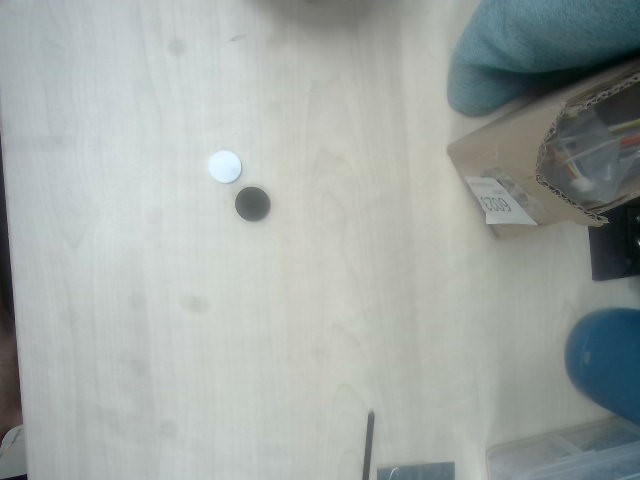
#> input picture 4.jpg, 640 x 480 px, given in place of the camera
$ python 'chess (2).py'
#> lines starting #> are read from the running program, lines starting #| are printed output that depends on the picture; after the words box and inside, x2 and y2 are one past the last pixel; in counts of white or black regions, pixels touching at a corner belong together
import cv2
import numpy as np

# 定义棋子颜色的 HSV 范围
white_D = np.array([15, 20, 183])
white_U = np.array([180, 55, 222])
black_D = np.array([0, 0, 0])
black_U = np.array([180, 255, 92])

# 定义绿色背景的 HSV 范围
green_D = np.array([110, 40, 40])
green_U = np.array([85, 255, 255])


def get_grid_coordinates():
    """ 返回九宫格的坐标位置 """
    grid_coordinates = []
    square_size = 90 // 3
    for row in range(3):
        for col in range(3):
            top_left = (col * square_size, row * square_size)
            bottom_right = ((col + 1) * square_size, (row + 1) * square_size)
            grid_coordinates.append((top_left, bottom_right))
    return grid_coordinates


def detect_chess_pieces(hsv_img, grid_coordinates, image, matrix):
    """ 检测棋子颜色并判断出哪个格子中有棋子 """
    for i, (top_left, bottom_right) in enumerate(grid_coordinates):
        grid_section = hsv_img[top_left[1]:bottom_right[1], top_left[0]:bottom_right[0]]

        # 创建黑色、白色和绿色的掩码
        mask_black = cv2.inRange(grid_section, black_D, black_U)
        mask_white = cv2.inRange(grid_section, white_D, white_U)
        mask_green = cv2.inRange(grid_section, green_D, green_U)

        # 计算黑色、白色和绿色的像素数
        black_pixels = cv2.countNonZero(mask_black)
        white_pixels = cv2.countNonZero(mask_white)
        green_pixels = cv2.countNonZero(mask_green)

        # 判断格子是否是绿色背景
        if green_pixels / (grid_section.size // 3) > (black_pixels + white_pixels) * 0.8:  # 设定绿色像素的阈值
            print(f"格子 {i + 1} 是空的")
        else:
            if black_pixels > white_pixels and black_pixels > 100:
                print(f"格子 {i + 1} 有一个黑色棋子")
                # 识别黑色棋子中心
                moments = cv2.moments(mask_black)
                if moments['m00'] > 0:
                    center_x = int(moments['m10'] / moments['m00']) + top_left[0]
                    center_y = int(moments['m01'] / moments['m00']) + top_left[1]
                    cv2.circle(image, (center_x, center_y), 10, (0, 0, 255), -1)
                    #print(f"黑色棋子位置: ({center_x}, {center_y})")
            elif white_pixels > black_pixels and white_pixels > 100:
                print(f"格子 {i + 1} 有一个白色棋子")
                # 识别白色棋子中心
                moments = cv2.moments(mask_white)
                if moments['m00'] > 0:
                    center_x = int(moments['m10'] / moments['m00']) + top_left[0]
                    center_y = int(moments['m01'] / moments['m00']) + top_left[1]
                    cv2.circle(image, (center_x, center_y), 10, (0, 255, 0), -1)
                    #print(f"白色棋子位置: ({center_x}, {center_y})")
            else:
                print(f"格子 {i + 1} 是空的")

        # 计算每个格子的中心点
        center_x_grid = (top_left[0] + bottom_right[0]) // 2
        center_y_grid = (top_left[1] + bottom_right[1]) // 2

        # 使用逆变换将中心点从变换后图像映射回原始图像
        center_point_warped = np.array([[center_x_grid, center_y_grid]], dtype='float32')
        center_point_warped = np.array([center_point_warped])
        try:
            center_point_original = cv2.perspectiveTransform(center_point_warped, np.linalg.inv(matrix))
            center_x_original = int(center_point_original[0][0][0])
            center_y_original = int(center_point_original[0][0][1])

            # 在原始图像上标注格子的编号
            text = f"{i + 1}"
            cv2.putText(image, text, (center_x_original - 10, center_y_original + 10), cv2.FONT_HERSHEY_SIMPLEX, 0.6,
                        (255, 0, 0), 2)

            # 打印格子编号和中心坐标
            print(f"格子 {i + 1}: 中心坐标 ({center_x_original}, {center_y_original})")
        except cv2.error as e:
            print(f"Error in perspective transform: {e}")


def correct_rotation_and_transform(pts):
    """ 根据点的顺序校正棋盘并进行透视变换 """
    # 使用最小面积矩形包络找到可能的棋盘四个顶点
    rect = cv2.minAreaRect(pts)
    box = cv2.boxPoints(rect)
    box = np.array(box, dtype=np.float32)  # 将 box 转换为浮点数数组

    # 对点进行排序以形成左上、右上、右下、左下的顺序
    box = sorted(box, key=lambda x: (x[0], x[1]))

    # 将左上和右上点按y排序，左下和右下点按y排序
    if box[0][1] > box[1][1]:
        box[0], box[1] = box[1], box[0]
    if box[2][1] < box[3][1]:
        box[2], box[3] = box[3], box[2]

    # 确保顶点顺序为左上、右上、右下、左下
    pts1 = np.float32([box[0], box[1], box[2], box[3]])
    pts2 = np.float32([[0, 0], [90, 0], [90, 90], [0, 90]])

    matrix = cv2.getPerspectiveTransform(pts1, pts2)

    # 检查矩阵是否奇异
    if np.linalg.matrix_rank(matrix) < 3:
        print("检测到奇异矩阵，无法计算透视变换")
        return None

    return matrix


def process_frame(frame):
    """ 处理每一帧以检测棋盘和棋子 """
    # 转换为灰度图像并进行边缘检测
    gray = cv2.cvtColor(frame, cv2.COLOR_BGR2GRAY)
    # 使用高斯模糊来减少噪声影响
    blurred = cv2.GaussianBlur(gray, (5, 5), 0)
    edges = cv2.Canny(blurred, 30, 40)

    # 检测轮廓并找到面积最大的轮廓，假设是棋盘
    contours, _ = cv2.findContours(edges, cv2.RETR_TREE, cv2.CHAIN_APPROX_SIMPLE)
    contours = sorted(contours, key=cv2.contourArea, reverse=True)
    if len(contours) > 0:
        for contour in contours:
            # 计算轮廓的周长并进行多边形逼近
            epsilon = 0.02 * cv2.arcLength(contour, True)
            approx = cv2.approxPolyDP(contour, epsilon, True)

            if len(approx) == 4:
                # 获取棋盘的顶点，并进行透视变换
                matrix = correct_rotation_and_transform(approx.reshape(4, 2))

                if matrix is None:
                    print("透视变换矩阵无效，跳过处理")
                    continue

                warped = cv2.warpPerspective(frame, matrix, (90, 90))

                # 转换为 HSV 图像
                hsv_warped = cv2.cvtColor(warped, cv2.COLOR_BGR2HSV)

                # 获取九宫格的坐标位置
                grid_coordinates = get_grid_coordinates()

                # 检测棋子
                detect_chess_pieces(hsv_warped, grid_coordinates, frame, matrix)

                # 显示棋盘图像
                cv2.imshow('Warped Chessboard', warped)
                cv2.waitKey(1)
                break
            else:
                print("无法找到棋盘")
    else:
        print("无法找到轮廓")


# [51 lines left out: function find_chess_out, not called in this run]


def detect_chess_find(frame1, frame2):
    """
    检测棋子并返回其颜色和坐标。

    参数:
        frame (numpy.ndarray): 输入的图像帧，通常是一个BGR图像。

    返回:
        list: 棋子的颜色和坐标列表，每个棋子用一个字典表示，包含 'color' 和 'coordinate' 键。
    """

    # 检测圆形
    circles = cv2.HoughCircles(frame2, cv2.HOUGH_GRADIENT, dp=1.0, minDist=25,
                               param1=50, param2=30, minRadius=10, maxRadius=22)

    circle_info = []

    if circles is not None:
        circles = np.round(circles[0, :]).astype("int")
        for (x, y, r) in circles:
            # 绘制圆和中心点
            cv2.circle(frame1, (x, y), r, (0, 255, 0), 4)
            cv2.circle(frame1, (x, y), 2, (0, 0, 255), 3)

            height, width, channels = frame1.shape
            # 扩大一点点区域来检查颜色
            offset = 5  # 偏移量
            x_min = max(0, x - offset)
            y_min = max(0, y - offset)
            x_max = min(width, x + offset)
            y_max = min(height, y + offset)

            # 检查区域的像素颜色
            region = frame1[y_min:y_max, x_min:x_max]
            mean_color = np.mean(cv2.cvtColor(region, cv2.COLOR_BGR2GRAY))

            # 判断黑白色
            color = "white" if mean_color > 127 else "black"

            # 保存颜色和坐标
            circle_info.append({'color': color, 'coordinate': (x, y)})

            # 显示结果（可选）
            cv2.putText(frame1, f"{color}", (x - 10, y - r - 10),
                        cv2.FONT_HERSHEY_SIMPLEX, 0.6, (255, 0, 0), 2)
            print(color, int(x), int(y))
            chess_color_sit(color, x, y)


def chess_color_sit(color, x, y):
    chess_color = color
    chess_x = x
    chess_y = y
    return chess_color,chess_x,chess_y


def main():
    capture = cv2.VideoCapture(1)  # 开启相机

    while True:
        ret, frame = capture.read()
#> frame is the input picture: shape (480, 640, 3); mean B, G, R 165, 168.3, 161.4
        if not ret:
            break

        circle_image = frame.copy()

        gray = cv2.cvtColor(circle_image, cv2.COLOR_BGR2GRAY)
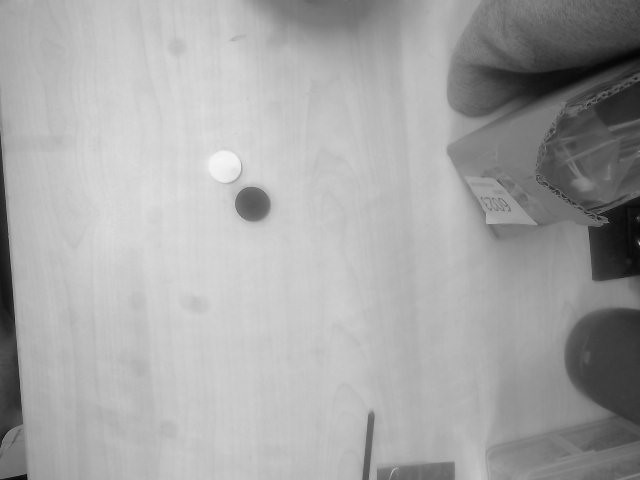
#> gray: shape (480, 640); min 3, max 247, mean 165.9

        detect_chess_find(circle_image, gray)
#> in detect_chess_find, `circles = cv2.HoughCircles(frame2, cv2.HOUGH_GRADIENT, dp=1.0, minDist..`: circles = [[252.5, 204.5, 18], [223.5, 167.5, 16.9]]
#> in detect_chess_find, `circles = np.round(circles[0, :]).astype("int")`: circles = [[252, 204, 18], [224, 168, 17]]
#> the loop in detect_chess_find, `for (x, y, r) in circles:` made 2 passes
#> (x, y, r, height, width, channels, offset, x_min) on passes 1 to 2: (252, 204, 18, 480, 640, 3, 5, 247), (224, 168, 17, 480, 640, 3, 5, 219)
#| black 252 204
#| white 224 168
#> after the loop in detect_chess_find, `for (x, y, r) in circles:`: circle_info = 2 items
        # 应用边缘检测
        edges = cv2.Canny(gray, 50, 150)
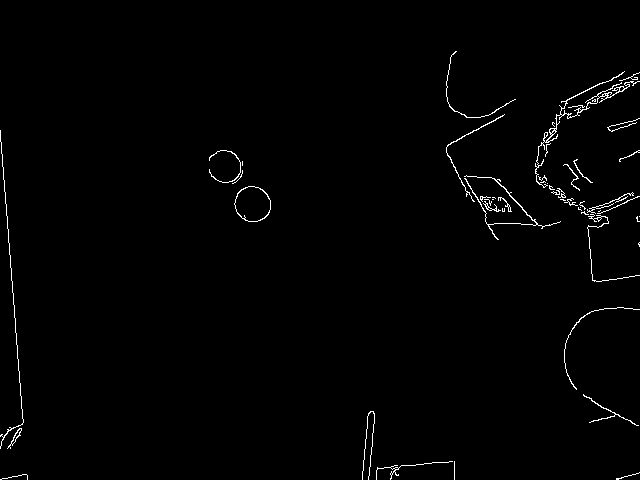
#> edges: shape (480, 640); 1.1% white in thin lines or dots, all inside (x1, y1, x2, y2) = (0, 51, 640, 480)

        # 找到轮廓
        contours, _ = cv2.findContours(edges, cv2.RETR_EXTERNAL, cv2.CHAIN_APPROX_SIMPLE)
#> contours = 50 contours, 39 with area under 20; largest, box (x1, y1, x2, y2) and area: (234, 186, 271, 222) 988, (535, 71, 640, 188) 202, (464, 175, 561, 240) 74, (7, 428, 22, 449) 56, (446, 114, 505, 202) 46

        # 如果找到轮廓
        if contours:
            # 假设最大轮廓是棋盘
            rect = max(contours, key=cv2.contourArea)
#> rect = contour of 52 points, box (x1, y1, x2, y2) (234, 186, 271, 222), area 988

            # 找到最小旋转矩形
            rot_rect = cv2.minAreaRect(rect)
#> rot_rect = ((252, 203.5), (35, 36), -90)
            box = cv2.boxPoints(rot_rect)
#> box = [[270, 221], [234, 221], [234, 186], [270, 186]]
            box = np.intp(box)

            # 绘制最小旋转矩形
            output_image = frame.copy()
            cv2.drawContours(output_image, [box], 0, (0, 255, 0), 2)
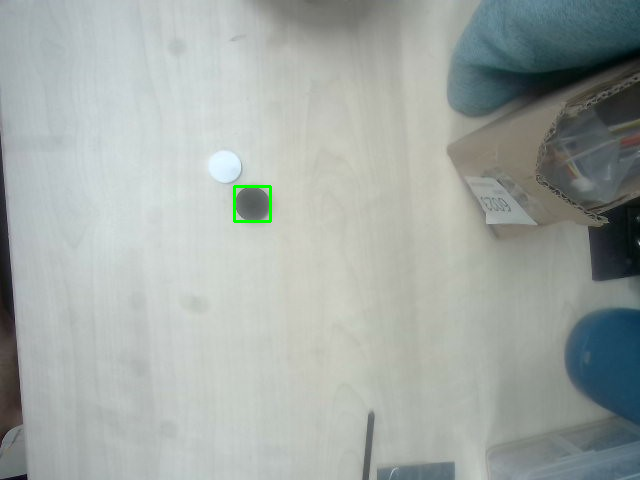
#> output_image: shape (480, 640, 3); 0.14% of pixels changed, all inside (x1, y1, x2, y2) = (233, 185, 272, 223)

            # 将最小旋转矩形分割成3x3网格
            rows = 3
            cols = 3
            width = int(rot_rect[1][0])
#> width = 35
            height = int(rot_rect[1][1])
#> height = 36
            cell_width = width // cols
#> cell_width = 11
            cell_height = height // rows
#> cell_height = 12

            # 获取旋转矩形的中心和角度
            center = tuple(map(int, rot_rect[0]))
#> center = (252, 203)
            angle = rot_rect[2]
#> angle = -90

            # 修正角度
            if angle < -45:
                angle += 90
#> angle = 0

            # 获取旋转矩形的仿射变换矩阵
            rotation_matrix = cv2.getRotationMatrix2D(center, angle, 1.0)
#> rotation_matrix = [[1, 0, 0], [0, 1, 0]]

            # 旋转图像
            rotated_image = cv2.warpAffine(circle_image, rotation_matrix, (frame.shape[1], frame.shape[0]),
                                           flags=cv2.INTER_CUBIC)

            # 获取旋转矩形的包围矩形
            box = np.intp(box)
            x, y, w, h = cv2.boundingRect(box)
#> x = 234; y = 186; w = 37; h = 36

            # 确保裁剪区域有效
            if x < 0 or y < 0 or w <= 0 or h <= 0:
                print("无效的裁剪区域。")
                cropped_image = np.zeros((1, 1, 3), dtype=np.uint8)  # 生成一个空白图像
            else:
                # 裁剪旋转后的矩形区域
                cropped_image = rotated_image[y:y + h, x:x + w]

                # 绘制网格
                for i in range(1, rows):
                    cv2.line(cropped_image, (0, i * cell_height), (w, i * cell_height), (255, 0, 0), 2)
#> cropped_image: shape (36, 37, 3); mean B, G, R 102.9, 138, 66.4
                for j in range(1, cols):
                    cv2.line(cropped_image, (j * cell_width, 0), (j * cell_width, h), (255, 0, 0), 2)
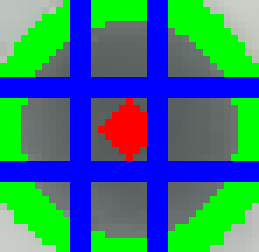
#> cropped_image: shape (36, 37, 3) (shown 7 times larger); mean B, G, R 127.3, 119.4, 56.1

            # 显示结果（可选）
            cv2.imshow("Rotated Image", output_image)
            cv2.imshow('Original Frame1', circle_image)

        process_frame(frame)
#> in process_frame, `edges = cv2.Canny(blurred, 30, 40)`:
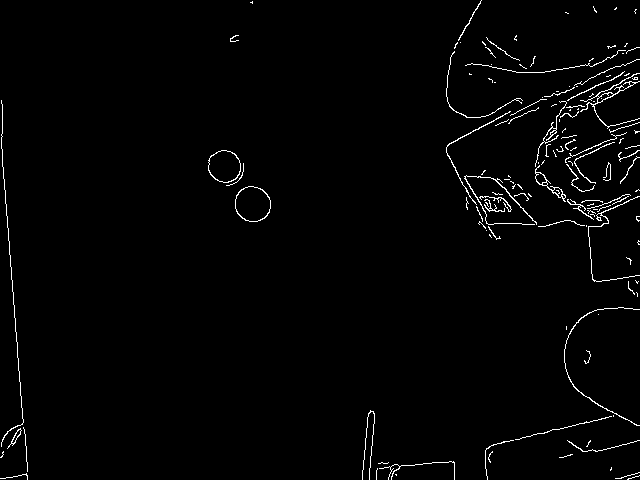
#> edges: shape (480, 640); 1.7% white in thin lines or dots
#> in process_frame, `contours, _ = cv2.findContours(edges, cv2.RETR_TREE, cv2.CHAIN_APPROX_..`: contours = 151 contours, 130 with area under 20; largest, box (x1, y1, x2, y2) and area: (235, 186, 271, 222) 982, (235, 186, 271, 222) 952, (208, 150, 241, 183) 812, (208, 150, 241, 183) 784, (535, 165, 566, 202) 196
#> the loop in process_frame, `for contour in contours:` made 12 passes
#> (epsilon, approx, rect in correct_rotation_and_transform, pts1 in correct_rotation_and_transform, pts2 in correct_rotation_and_transform, square_size in get_grid_coordinates) on pass 12: (5.95, [[510, 111], [446, 147], [476, 204], [446, 147]], ((470.6, 149.3), (99.02, 47.75), -69.92), [[465.2, 94.61], [431.2, 187.6], [476, 204], [510, 111]], [[0, 0], [90, 0], [90, 90], [0, 90]], 30)
#> epsilon on passes 1 to 6: 2.34, 2.3, 2.18, 2.12, 2.9, 9.62
#| 无法找到棋盘
#| 无法找到棋盘
#| 无法找到棋盘
#| 无法找到棋盘
#| 无法找到棋盘
#| 无法找到棋盘
#| 无法找到棋盘
#| 无法找到棋盘
#> (further printed lines are left out)
#> after the loop in process_frame, `for contour in contours:`:
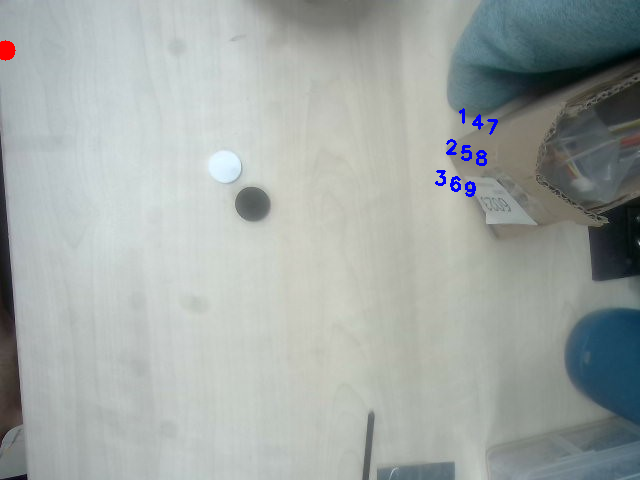
#> frame: shape (480, 640, 3); 0.36% of pixels changed, all inside (x1, y1, x2, y2) = (0, 40, 498, 197)
#> after the loop in process_frame, `for contour in contours:`: hsv_warped: shape (90, 90, 3); mean H, S, V 36.7, 25.1, 143.6
#> after the loop in process_frame, `for contour in contours:`:
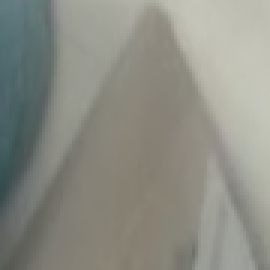
#> warped: shape (90, 90, 3) (shown 3 times larger); mean B, G, R 132.6, 141.5, 140.6

        # 显示原始帧
        cv2.imshow('Original Frame2', frame)

    capture.release()
    cv2.destroyAllWindows()

if __name__ == "__main__":

    main()
